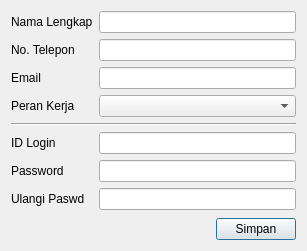
<?xml version="1.0" encoding="UTF-8"?>
<ui version="4.0">
 <class>UserDialog</class>
 <widget class="QDialog" name="UserDialog">
  <property name="geometry">
   <rect>
    <x>0</x>
    <y>0</y>
    <width>307</width>
    <height>251</height>
   </rect>
  </property>
  <property name="windowTitle">
   <string>Pendaftaran Admin</string>
  </property>
  <layout class="QVBoxLayout" name="verticalLayout">
   <item>
    <layout class="QFormLayout" name="formLayout">
     <item row="0" column="0">
      <widget class="QLabel" name="namaLengkapLabel">
       <property name="text">
        <string>Nama Lengkap</string>
       </property>
       <property name="buddy">
        <cstring>fullnameEdit</cstring>
       </property>
      </widget>
     </item>
     <item row="0" column="1">
      <widget class="QLineEdit" name="fullnameEdit"/>
     </item>
     <item row="1" column="0">
      <widget class="QLabel" name="nomorTeleponLabel">
       <property name="text">
        <string>No. Telepon</string>
       </property>
       <property name="buddy">
        <cstring>phoneEdit</cstring>
       </property>
      </widget>
     </item>
     <item row="1" column="1">
      <widget class="QLineEdit" name="phoneEdit"/>
     </item>
     <item row="2" column="0">
      <widget class="QLabel" name="emailLabel">
       <property name="text">
        <string>Email</string>
       </property>
       <property name="buddy">
        <cstring>emailEdit</cstring>
       </property>
      </widget>
     </item>
     <item row="2" column="1">
      <widget class="QLineEdit" name="emailEdit"/>
     </item>
     <item row="4" column="0" colspan="2">
      <widget class="Line" name="line">
       <property name="orientation">
        <enum>Qt::Orientation::Horizontal</enum>
       </property>
      </widget>
     </item>
     <item row="5" column="0">
      <widget class="QLabel" name="namaLengkapLabel_2">
       <property name="text">
        <string>ID Login</string>
       </property>
       <property name="buddy">
        <cstring>fullnameEdit</cstring>
       </property>
      </widget>
     </item>
     <item row="5" column="1">
      <widget class="QLineEdit" name="usernameEdit"/>
     </item>
     <item row="6" column="1">
      <widget class="QLineEdit" name="passwordEdit1">
       <property name="echoMode">
        <enum>QLineEdit::EchoMode::Password</enum>
       </property>
      </widget>
     </item>
     <item row="7" column="1">
      <widget class="QLineEdit" name="passwordEdit2">
       <property name="echoMode">
        <enum>QLineEdit::EchoMode::Password</enum>
       </property>
      </widget>
     </item>
     <item row="7" column="0">
      <widget class="QLabel" name="emailLabel_2">
       <property name="text">
        <string>Ulangi Paswd</string>
       </property>
       <property name="buddy">
        <cstring>emailEdit</cstring>
       </property>
      </widget>
     </item>
     <item row="6" column="0">
      <widget class="QLabel" name="nomorTeleponLabel_2">
       <property name="text">
        <string>Password</string>
       </property>
       <property name="buddy">
        <cstring>phoneEdit</cstring>
       </property>
      </widget>
     </item>
     <item row="3" column="0">
      <widget class="QLabel" name="label">
       <property name="text">
        <string>Peran Kerja</string>
       </property>
      </widget>
     </item>
     <item row="3" column="1">
      <widget class="RolesComboBox" name="roleBox"/>
     </item>
    </layout>
   </item>
   <item>
    <layout class="QHBoxLayout" name="horizontalLayout">
     <item>
      <spacer name="horizontalSpacer">
       <property name="orientation">
        <enum>Qt::Orientation::Horizontal</enum>
       </property>
       <property name="sizeHint" stdset="0">
        <size>
         <width>40</width>
         <height>20</height>
        </size>
       </property>
      </spacer>
     </item>
     <item>
      <widget class="QPushButton" name="simpanButton">
       <property name="text">
        <string>Simpan</string>
       </property>
      </widget>
     </item>
    </layout>
   </item>
  </layout>
 </widget>
 <customwidgets>
  <customwidget>
   <class>RolesComboBox</class>
   <extends>QComboBox</extends>
   <header>src/customs/rolescombobox.h</header>
  </customwidget>
 </customwidgets>
 <resources/>
 <connections/>
</ui>
